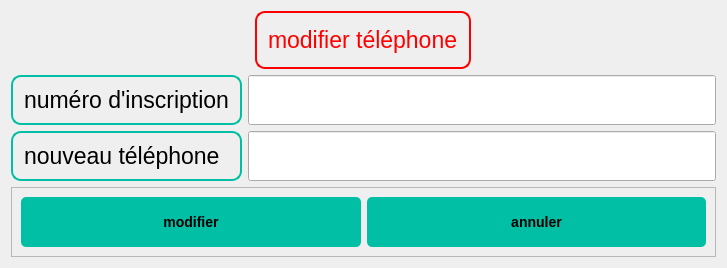
<?xml version="1.0" encoding="UTF-8"?>
<ui version="4.0">
 <class>Dialog</class>
 <widget class="QDialog" name="Dialog">
  <property name="geometry">
   <rect>
    <x>0</x>
    <y>0</y>
    <width>727</width>
    <height>268</height>
   </rect>
  </property>
  <property name="windowTitle">
   <string>Dialog</string>
  </property>
  <layout class="QGridLayout" name="gridLayout">
   <item row="2" column="1">
    <widget class="QLineEdit" name="lineEdit_2">
     <property name="minimumSize">
      <size>
       <width>0</width>
       <height>50</height>
      </size>
     </property>
    </widget>
   </item>
   <item row="1" column="0">
    <widget class="QLabel" name="label_2">
     <property name="styleSheet">
      <string notr="true">
QLabel {
  background-color: none;
  border: 2px solid #00BFA5;
  border-radius: 10px;
  padding: 5px;
  color: #000000;
  font-size: 17pt;
  font-family: Arial, sans-serif;
}
</string>
     </property>
     <property name="text">
      <string>numéro d'inscription</string>
     </property>
    </widget>
   </item>
   <item row="2" column="0">
    <widget class="QLabel" name="label_3">
     <property name="styleSheet">
      <string notr="true">
QLabel {
  background-color: none;
  border: 2px solid #00BFA5;
  border-radius: 10px;
  padding: 5px;
  color: #000000;
  font-size: 17pt;
  font-family: Arial, sans-serif;
}
</string>
     </property>
     <property name="text">
      <string>nouveau téléphone</string>
     </property>
    </widget>
   </item>
   <item row="1" column="1">
    <widget class="QLineEdit" name="lineEdit">
     <property name="minimumSize">
      <size>
       <width>0</width>
       <height>50</height>
      </size>
     </property>
    </widget>
   </item>
   <item row="0" column="0" colspan="2" alignment="Qt::AlignHCenter">
    <widget class="QLabel" name="label">
     <property name="font">
      <font>
       <family>Arial,sans-serif</family>
       <pointsize>17</pointsize>
      </font>
     </property>
     <property name="styleSheet">
      <string notr="true">
QLabel {
  background-color: none;
  border: 2px solid red;
  border-radius: 10px;
  padding: 5px;
  color: red;
  font-size: 17pt;
  font-family: Arial, sans-serif;
}
</string>
     </property>
     <property name="text">
      <string>modifier téléphone</string>
     </property>
    </widget>
   </item>
   <item row="3" column="0" colspan="2">
    <widget class="QFrame" name="frame">
     <property name="minimumSize">
      <size>
       <width>0</width>
       <height>50</height>
      </size>
     </property>
     <property name="frameShape">
      <enum>QFrame::StyledPanel</enum>
     </property>
     <property name="frameShadow">
      <enum>QFrame::Raised</enum>
     </property>
     <layout class="QGridLayout" name="gridLayout_2">
      <item row="0" column="0">
       <widget class="QPushButton" name="pushButton">
        <property name="minimumSize">
         <size>
          <width>0</width>
          <height>50</height>
         </size>
        </property>
        <property name="styleSheet">
         <string notr="true">/* Buttons */
QPushButton {
    font-family: &quot;Arial&quot;, sans-serif;
    font-size: 14px;
    font-weight: bold;
    color: #000000; /* Black text color */
    background-color: #00BFA5; /* Teal button background color */
    border: none;
    border-radius: 5px;
    padding: 8px 16px;
    text-align: center; /* Center align button text */
    text-transform: uppercase; /* Uppercase button text */
}

QPushButton:hover {
    background-color: #009980; /* Darker teal button background color on hover */
}</string>
        </property>
        <property name="text">
         <string>modifier</string>
        </property>
       </widget>
      </item>
      <item row="0" column="1">
       <widget class="QPushButton" name="pushButton_2">
        <property name="minimumSize">
         <size>
          <width>0</width>
          <height>50</height>
         </size>
        </property>
        <property name="styleSheet">
         <string notr="true">/* Buttons */
QPushButton {
    font-family: &quot;Arial&quot;, sans-serif;
    font-size: 14px;
    font-weight: bold;
    color: #000000; /* Black text color */
    background-color: #00BFA5; /* Teal button background color */
    border: none;
    border-radius: 5px;
    padding: 8px 16px;
    text-align: center; /* Center align button text */
    text-transform: uppercase; /* Uppercase button text */
}

QPushButton:hover {
    background-color: #009980; /* Darker teal button background color on hover */
}</string>
        </property>
        <property name="text">
         <string>annuler</string>
        </property>
       </widget>
      </item>
     </layout>
    </widget>
   </item>
  </layout>
 </widget>
 <resources/>
 <connections/>
</ui>
